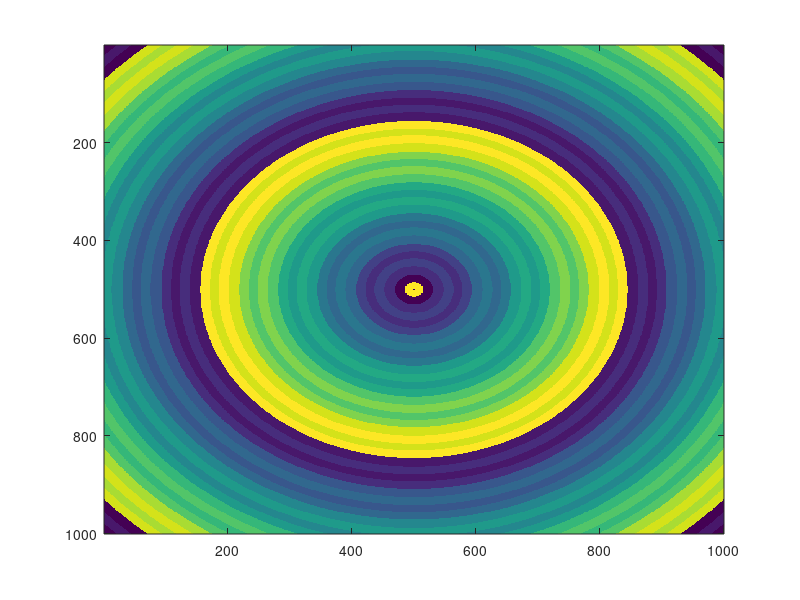

MATLAB code to generate this figure: (Note: this script raises an error after producing the figure.)
clear;
close all;
lambda = 1064e-6;
f = 400;
z = f;
N = 1000;
pixel = 0.0125;
L0 = N * pixel;
k = 2 * pi / lambda;
x = linspace(-L0 / 2 + pixel / 2,L0 / 2 - pixel / 2,N);
[x,y] = meshgrid(x,x);
[theta,r] = cart2pol(x,y);
theta = theta + pi;
lensphase = exp(-1i * k * (x.^2 + y.^2) / 2 / f);
r0 = 6.25;

furiournumber_A = 32;
furiournumber_B = 16;
furiournumber_C = 16;
furiournumber_D = 16;

delta_A = 30 * lambda * f / L0 / 1;
delta_B = delta_A * 1.2;
delta_C = 3;
delta_D = 9;
differencephase_A = k * x / z * delta_A;
differencephase_B = k * y / z * delta_B;
differencephase_C = 6 * (sign(sin(8 * r)-0.1)) + 1.5*r;
differencephase_D = sin(6 * theta) * 0.8 .* r;

differencephase_A_mapped = floor(mod(differencephase_A,2 * pi) / 2 / pi * furiournumber_A) + 1;
differencephase_B_mapped = floor(mod(differencephase_B,2 * pi) / 2 / pi * furiournumber_B) + 1;
differencephase_C_mapped = floor(mod(differencephase_C,2 * pi) / 2 / pi * furiournumber_C) + 1;
differencephase_D_mapped = floor(mod(differencephase_D,2 * pi) / 2 / pi * furiournumber_D) + 1;

figure;
imagesc(differencephase_C_mapped)
colormap(othercolor('RdBu5'))
figure;
imagesc(differencephase_D_mapped)
colormap(othercolor('RdBu5'))
%% 
imagetarget = zeros(furiournumber_A,furiournumber_B,furiournumber_C,furiournumber_D);

imagetarget(13 + 3,7 + 1, 7 + 0, 7 + 1) = 1.18;
% 
imagetarget(13 + 3,7 + 3, 7 + 0, 7 + 0) = 1.2;

imagetarget(13 + 5,7 + 1, 7 + 3, 7 + 1) = 1.1;

imagetarget(13 + 5,7 + 3, 7 + 2, 7 + 3) = 0.9;

imagetargetESPR = imagetarget(13:13+7,7:7+3,7:7+3,7:7+3);
mappingSpace = Fx_PredictionMAT(imagetargetESPR);
mappingSpace = circshift(mappingSpace,4,1);
mappingSpace = circshift(mappingSpace,4,4);
mappingSpace = circshift(mappingSpace,4,11);
%%
finalphase = Fx_Mapping4D(mappingSpace, differencephase_A_mapped, differencephase_B_mapped, differencephase_C_mapped, differencephase_D_mapped, N);
finalphase = finalphase .* exp(1i * 1 * r);
figure;
imagesc(angle(finalphase))
colormap(othercolor('RdBu5'))

%%
Uin = Fx_gaussianbeam(N,N,4,pixel);
Uin(r>6) = 0;

ratio = 0.2;
Uf1 = Fx_CZT(Uin .* finalphase,ratio,N);
figure;
imagesc(abs(Uf1.^1.5));
colormap(turbo)

comp = pi * linspace(1,N,N);
[compx,compy] = meshgrid(comp,comp);
gratingComp = exp(1i * 0.999 * ratio * (compx + compy));
Uf1 = Uf1 .* gratingComp;
figure;
imagesc(angle(Uf1))
Fx_SIM2EXP(finalphase,'snowflake.bmp')

